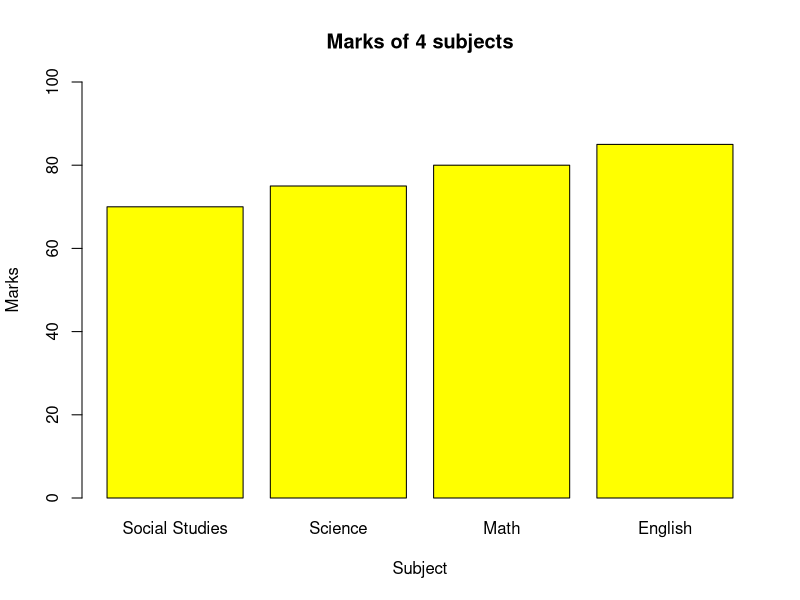

Here is the R script that generated this plot:
# Write a R program to create a simple bar plot of four subjects marks.

marks = c(70, 75, 80, 85)

# barplot(marks)

barplot(
  marks,
  names.arg = c("Social Studies", "Science", "Math", "English"),
  main = "Marks of 4 subjects",
  xlab = "Subject",
  ylab = "Marks",
  ylim = c(0,100),
  col = "yellow",
  horiz = FALSE
)

